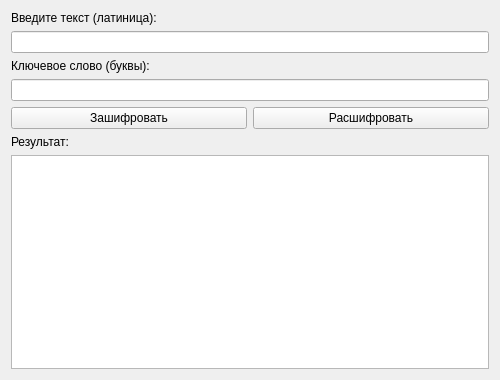
<?xml version="1.0" encoding="UTF-8"?>
<ui version="4.0">
    <class>VigenereWindow</class>
    <widget class="QWidget" name="VigenereWindow">
        <property name="geometry">
            <rect>
                <x>0</x>
                <y>0</y>
                <width>500</width>
                <height>380</height>
            </rect>
        </property>
        <property name="windowTitle">
            <string>Шифр Виженера</string>
        </property>
        <layout class="QVBoxLayout" name="verticalLayout">
            <item>
                <widget class="QLabel" name="label_text">
                    <property name="text">
                        <string>Введите текст (латиница):</string>
                    </property>
                </widget>
            </item>
            <item>
                <widget class="QLineEdit" name="textEdit"/>
            </item>
            <item>
                <widget class="QLabel" name="label_key">
                    <property name="text">
                        <string>Ключевое слово (буквы):</string>
                    </property>
                </widget>
            </item>
            <item>
                <widget class="QLineEdit" name="keyEdit"/>
            </item>
            <item>
                <layout class="QHBoxLayout" name="horizontalLayout">
                    <item>
                        <widget class="QPushButton" name="encryptButton">
                            <property name="text">
                                <string>Зашифровать</string>
                            </property>
                        </widget>
                    </item>
                    <item>
                        <widget class="QPushButton" name="decryptButton">
                            <property name="text">
                                <string>Расшифровать</string>
                            </property>
                        </widget>
                    </item>
                </layout>
            </item>
            <item>
                <widget class="QLabel" name="label_result">
                    <property name="text">
                        <string>Результат:</string>
                    </property>
                </widget>
            </item>
            <item>
                <widget class="QTextEdit" name="resultEdit">
                    <property name="readOnly">
                        <bool>true</bool>
                    </property>
                </widget>
            </item>
        </layout>
    </widget>
</ui>
